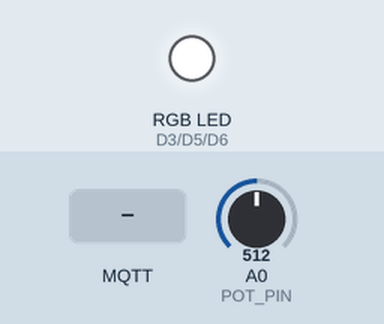
Recording of a sketch running on a simulated Arduino Uno R4 WiFi. Shown: an RGB LED mixed from three pins (HIGH = lit). The inputs (shaded band) are chosen by the test bench; at power-on: A0 (POT_PIN) = 512. WiFi joins after 1.5 s; servers stay silent unless stated; no MQTT or app messages arrive unless stated; what the sketch prints to the serial monitor is not drawn.

Above: at 5.7 s.
5.8 s: MQTT message "5" arrives on the first subscribed topic
At 7.0 s:
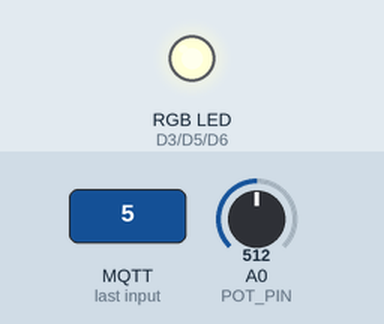
7.3 s: MQTT message "200" arrives on the first subscribed topic
At 8.3 s:
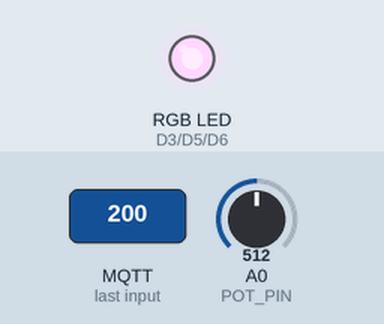
8.8 s: MQTT message "on" arrives on the first subscribed topic
At 9.5 s:
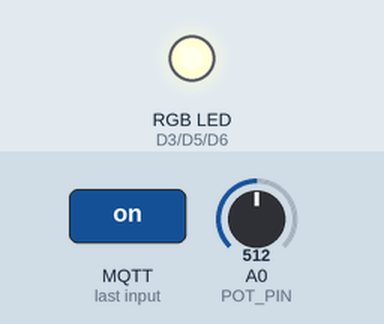
Timing chart, 0 to 11.8 s (numbered marks = the images above; inputs shaded):
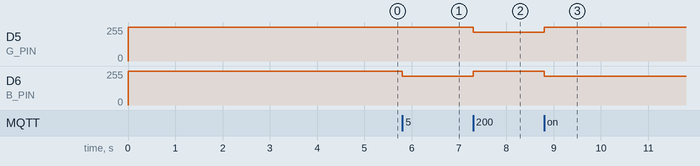

Measured:
- after the input at 5.8 s, D6 (B_PIN): 255/255 → 215/255 at once
- after the input at 7.3 s, D5 (G_PIN): 255/255 → 215/255 at once; D6 (B_PIN): 215/255 → 255/255 at once
- after the input at 8.8 s, D5 (G_PIN): 215/255 → 255/255 at once; D6 (B_PIN): 255/255 → 215/255 at once

The sketch:

Point_to_RGB.ino
```cpp
#include <WiFiS3.h>   // ไลบรารี Wi-Fi ของ UNO R4 WiFi
#include <MQTT.h>     // ไลบรารี arduino-mqtt

const char* WIFI_SSID = "iPhonePut";       // ชื่อ Wi-Fi (ฮอตสปอต)
const char* WIFI_PASSWORD = "12345678a";   // รหัส Wi-Fi (ลบก่อนอัปโหลด Onlearn)
const char* MQTT_HOST = "phycom.it.kmitl.ac.th";  // broker
const int MQTT_PORT = 1883;                // พอร์ตฝั่งบอร์ด
const char* CLIENT_ID = "arduino-light-68070129"; // ต้องไม่ซ้ำกับอุปกรณ์อื่น
const char* TOPIC_LIGHT = "68070129/light"; // topic ที่ publish และ subscribe

const int POT_PIN = A0;     // ขากลางของ pot ต่อ A0
const int R_PIN = 3;        // ขาแดงต่อ D3
const int G_PIN = 5;        // ขาเขียวต่อ D5
const int B_PIN = 6;        // ขาน้ำเงินต่อ D6
const int BRIGHTNESS = 40;  // ความสว่างสูงสุด 0-255 (ต่ำไว้ไม่แสบตา)
const bool COMMON_ANODE = true;  // ขายาวต่อ 5V = true / ต่อ GND = false

WiFiClient net;             // ตัวเชื่อมต่อเครือข่าย
MQTTClient client(256);     // ตัว MQTT (buffer 256 ไบต์)
unsigned long lastSend = 0; // เวลาที่ส่งครั้งล่าสุด

/*
  ===== ตารางสีสำหรับ setRGB(r, g, b)  (แต่ละค่า 0-255) =====
  แดง            setRGB(255, 0,   0)
  ส้ม            setRGB(255, 90,  0)
  เหลือง         setRGB(255, 200, 0)
  เขียว          setRGB(0,   255, 0)
  เขียวอมฟ้า     setRGB(0,   255, 120)
  ฟ้า cyan       setRGB(0,   255, 255)
  น้ำเงิน        setRGB(0,   0,   255)
  ม่วง           setRGB(160, 0,   255)
  ชมพู           setRGB(255, 40,  120)
  ขาว            setRGB(255, 255, 255)
  ดับ            setRGB(0,   0,   0)
*/
void setRGB(int r, int g, int b) {                       // ตั้งสี (ค่า 0-255 ของแต่ละสี)
  r = r * BRIGHTNESS / 255;                              // สเกลตามความสว่าง
  g = g * BRIGHTNESS / 255;
  b = b * BRIGHTNESS / 255;
  if (COMMON_ANODE) {                                    // common anode: ค่าต่ำ = ติด
    r = 255 - r; g = 255 - g; b = 255 - b;               // กลับค่า (255 = ดับ)
  }
  analogWrite(R_PIN, r);                                 // ส่งค่าไปขาแดง
  analogWrite(G_PIN, g);                                 // ส่งค่าไปขาเขียว
  analogWrite(B_PIN, b);                                 // ส่งค่าไปขาน้ำเงิน
}

void messageReceived(String &topic, String &payload) {   // ถูกเรียกเมื่อมีข้อความเข้า
  Serial.print(topic);                                   // แสดง topic
  Serial.print(" = ");
  Serial.println(payload);                               // แสดงค่าที่ได้รับ
  if (topic != TOPIC_LIGHT) return;                      // สนใจเฉพาะ topic light

  int v = payload.toInt();                               // แปลงข้อความเป็นเลข (0-1023)

  // ----- เงื่อนไข: ค่าเท่านี้ -> สีนี้ (ปรับช่วงและสีตามโจทย์) -----
  if (v >= 800) {                                        // 800-1023
    setRGB(255, 0, 0);                                   // แดง
  } else if (v >= 500) {                                 // 500-799
    setRGB(255, 90, 0);                                  // ส้ม
  } else if (v >= 200) {                                 // 200-499
    setRGB(0, 255, 0);                                   // เขียว
  } else {                                               // 0-199
    setRGB(0, 0, 255);                                   // น้ำเงิน
  }

  /*
    ===== ตัวอย่างรูปแบบเงื่อนไขอื่น (ไว้ดูเพิ่ม) =====
    1) ค่าเท่ากับเลขตรงๆ:        if (v == 25) setRGB(255, 255, 0);       // เท่ากับ 25 = เหลือง
    2) มากกว่า / น้อยกว่า:       if (v > 60) setRGB(255, 0, 0);          // มากกว่า 60 = แดง
                                  else if (v < 30) setRGB(0, 255, 120);   // น้อยกว่า 30 = เขียวอมฟ้า
    3) อยู่ในช่วง (รวมปลายทาง):  if (v >= 30 && v <= 60) setRGB(255, 90, 0);   // 30-60 = ส้ม
    4) ข้อความ (ไม่ใช่ตัวเลข):   if (payload == "on") setRGB(255, 255, 255);   // "on" = ขาว
                                  else if (payload == "off") setRGB(0, 0, 0);   // "off" = ดับ
    5) ค่าทศนิยม:                float f = payload.toFloat();                  // แปลงเป็นทศนิยม
                                  if (f >= 28.5) setRGB(255, 0, 0);            // ตั้งแต่ 28.5 ขึ้นไป = แดง
    6) หลายเงื่อนไขพร้อมกัน:     if (v > 20 && v < 40) ...                    // และ (&&)
                                  if (v < 10 || v > 50) ...                    // หรือ (||)
    หมายเหตุ: ใช้ else if ต่อกันเพื่อให้ทำแค่เงื่อนไขเดียว และเรียงจากเงื่อนไขเฉพาะไปกว้าง
  */
}

void connectWiFi() {                           // เชื่อมต่อ Wi-Fi
  Serial.print("WiFi");                        // แสดงว่ากำลังต่อ
  while (WiFi.status() != WL_CONNECTED) {      // วนจนกว่าจะต่อได้
    WiFi.begin(WIFI_SSID, WIFI_PASSWORD);      // ลองต่อ
    Serial.print(".");                         // จุดแสดงว่ายังพยายามอยู่
    delay(3000);                               // รอ 3 วินาที
  }
  Serial.println(" OK");                       // ต่อสำเร็จ
}

void connectMQTT() {                           // เชื่อมต่อ MQTT
  Serial.print("MQTT");                        // แสดงว่ากำลังต่อ
  while (!client.connect(CLIENT_ID)) {         // วนจนกว่าจะต่อได้
    Serial.print(".");                         // จุดแสดงว่ายังพยายามอยู่
    delay(1000);                               // รอ 1 วินาที
  }
  Serial.println(" OK");                       // ต่อสำเร็จ
  client.subscribe(TOPIC_LIGHT);               // subscribe topic เดียวกับที่ publish
}

void setup() {
  Serial.begin(115200);                        // เปิด Serial Monitor
  pinMode(R_PIN, OUTPUT);                      // ขา RGB เป็นเอาต์พุต
  pinMode(G_PIN, OUTPUT);
  pinMode(B_PIN, OUTPUT);
  setRGB(0, 0, 0);                             // เริ่มต้นให้ดับ
  connectWiFi();                               // ต่อ Wi-Fi
  client.begin(MQTT_HOST, MQTT_PORT, net);     // ตั้งค่า broker
  client.onMessage(messageReceived);           // ลงทะเบียนฟังก์ชันรับข้อความ
  connectMQTT();                               // ต่อ MQTT แล้ว subscribe
}

void loop() {
  client.loop();                               // ให้ MQTT ทำงานทุกรอบ (รับข้อความด้วย)
  if (WiFi.status() != WL_CONNECTED) connectWiFi();   // หลุด Wi-Fi ให้ต่อใหม่
  if (!client.connected()) connectMQTT();             // หลุด MQTT ให้ต่อใหม่

  if (millis() - lastSend >= 2000) {           // ส่งทุก 2 วินาที
    lastSend = millis();                       // จำเวลาที่ส่ง
    int light = analogRead(POT_PIN);           // อ่านค่า pot 0-1023
    client.publish(TOPIC_LIGHT, String(light));  // ส่งเป็นข้อความตัวเลข
    Serial.print("light = ");                  // แสดงค่าที่ส่ง
    Serial.println(light);
  }
}
```
